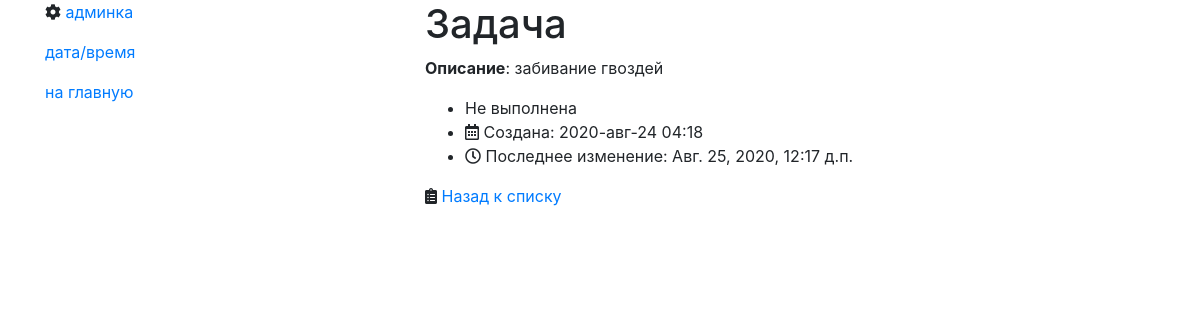
Screenshot of /details/8 with the database file from the repository.
### tasks/models.py (models this page shows, shortened)
class TodoItem(models.Model):
    PRIORITY_HIGH = 1
    PRIORITY_MEDIUM = 2
    PRIORITY_LOW = 3
    PRIORITY_CHOICES = [
        (PRIORITY_HIGH, "Высокий приоритет"),
        (PRIORITY_MEDIUM, "Средний приоритет"),
        (PRIORITY_LOW, "Низкий приоритет"),
    ]
    description = models.TextField("описание")
    is_completed = models.BooleanField("выполнено", default=False)
    created = models.DateTimeField(auto_now_add=True)
    updated = models.DateTimeField(auto_now=True)
    owner = models.ForeignKey(
        User, on_delete=models.CASCADE, related_name="tasks"
    )
    priority = models.IntegerField(
        "Приоритет", choices=PRIORITY_CHOICES, default=PRIORITY_MEDIUM
    )
    category = models.ManyToManyField(Category, blank=True)
    class Meta:
        verbose_name = 'Задача'
        verbose_name_plural = 'Задачи'
    def __str__(self):
        return self.description.lower()

### tasks/views.py (the view)
# urls.py: path("details/<int:pk>", views.TaskDetailsView.as_view(), name="details"),
class TaskDetailsView(DetailView):
    model = TodoItem
    template_name = "tasks/details.html"

### tasks/templates/tasks/details.html (shortened to what this page needs)
{% extends "base.html" %}
{% block main_content %}
  <h1>Задача</h1>
  <p><b>Описание</b>: {{ object }}</p>
  <ul>
    <li>
      {{ object.is_completed|yesno:"Выполнена,Не выполнена" }}
    </li>
    <li><i class="far fa-calendar-alt"></i>&nbsp;Создана: {{ object.created|date:"Y-b-d H:i" }}</li>
    <li><i class="far fa-clock"></i>&nbsp;Последнее изменение: {{ object.updated }}</li>
  </ul>
  <i class="fas fa-clipboard-list"></i>&nbsp;<a href="{% url "tasks:list" %}">Назад к списку</a>
{% endblock %}

### rows the page displays
TodoItem: description "забивание гвоздей", is_completed "Не выполнена", created "2020-авг-24 04:18", updated "Авг. 25, 2020, 12:17 д.п."
